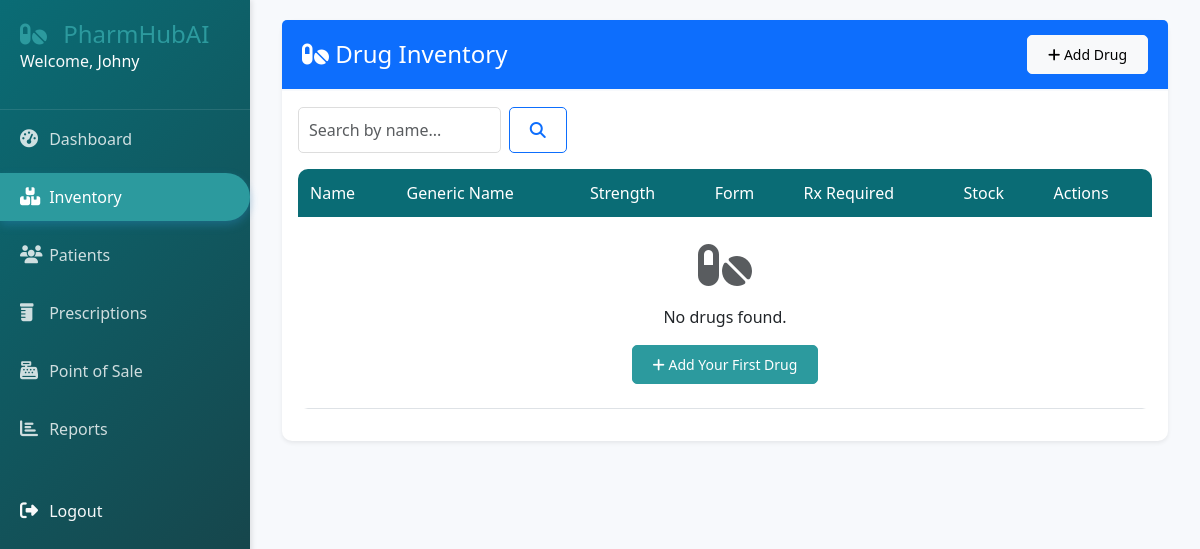
The app's page /inventory/ (signed in), older data.
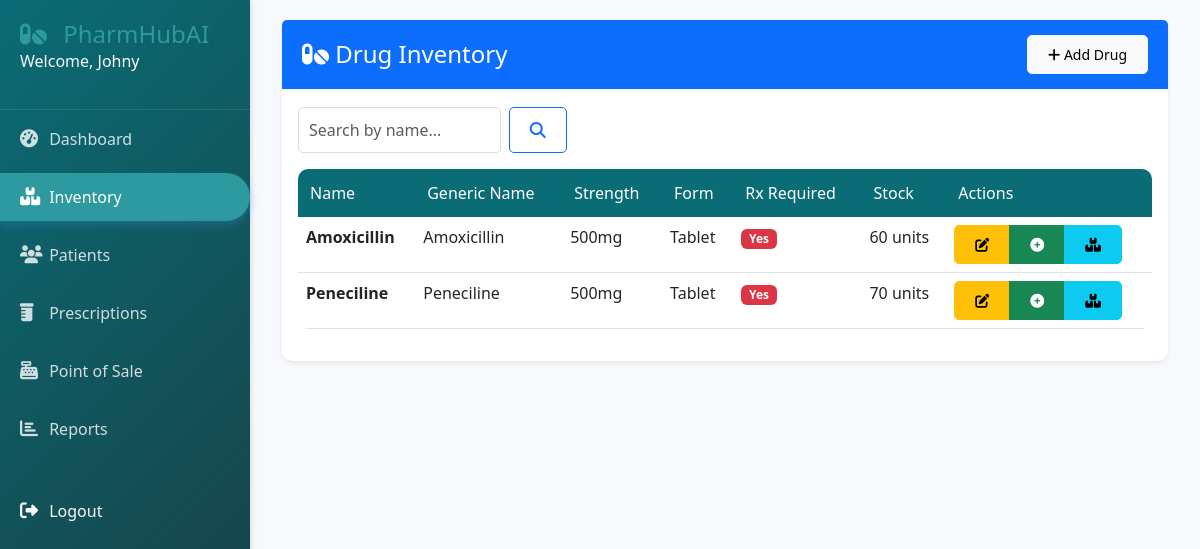
The same page, newer data.
### inventory/models.py (models this page shows, shortened)
class Drug(models.Model):
    DRUG_FORMS = (
        ('tablet', 'Tablet'),
        ('capsule', 'Capsule'),
        ('liquid', 'Liquid'),
        ('injection', 'Injection'),
        ('cream', 'Cream'),
        ('ointment', 'Ointment'),
        ('inhaler', 'Inhaler'),
    )
    pharmacy = models.ForeignKey('accounts.Pharmacy', on_delete=models.CASCADE, null=True)
    name = models.CharField(max_length=200)
    generic_name = models.CharField(max_length=200)
    rxcui = models.CharField(max_length=20, unique=True, null=True, blank=True)
    form = models.CharField(max_length=20, choices=DRUG_FORMS)
    strength = models.CharField(max_length=50)  # e.g., "500mg"
    manufacturer = models.CharField(max_length=200)
    description = models.TextField(blank=True)
    requires_prescription = models.BooleanField(default=True)
    training_id = models.CharField(max_length=50, blank=True, null=True, help_text="ID from training dataset")
    created_at = models.DateTimeField(auto_now_add=True)
    updated_at = models.DateTimeField(auto_now=True)
    class Meta:
        indexes = [
            models.Index(fields=['name']),
            models.Index(fields=['rxcui']),
        ]

### inventory/views.py (the view)
# urls.py: path('', views.inventory_list, name='list'),
@login_required
def inventory_list(request):
    if not request.pharmacy:
        messages.error(request, 'Pharmacy not found.')
        return redirect('dashboard')
    drugs = Drug.objects.filter(pharmacy=request.pharmacy)
    search_query = request.GET.get('search', '')
    if search_query:
        drugs = drugs.filter(
            Q(name__icontains=search_query) |
            Q(generic_name__icontains=search_query) |
            Q(manufacturer__icontains=search_query)
        )
    form_filter = request.GET.get('form', '')
    if form_filter:
        drugs = drugs.filter(form=form_filter)
    for drug in drugs:
        batches = drug.batches.all()
        drug.total_stock = sum(batch.quantity for batch in batches)
        drug.nearest_expiry = min([b.expiry_date for b in batches], default=None)
    context = {
        'drugs': drugs,
        'search_query': search_query,
        'form_filter': form_filter,
        'drug_forms': Drug.DRUG_FORMS,
    }
    return render(request, 'inventory/list.html', context)

### templates/inventory/list.html (shortened to what this page needs)
{% extends 'base.html' %}
{% load static %}
{% block content %}
<div class="container-fluid">
    <div class="card shadow-sm">
        <div class="card-header bg-primary text-white d-flex justify-content-between align-items-center">
            <h4 class="mb-0"><i class="fas fa-pills"></i> Drug Inventory</h4>
            <a href="{% url 'inventory:add' %}" class="btn btn-light btn-sm">
                <i class="fas fa-plus"></i> Add Drug
            </a>
        </div>
        <div class="card-body">
            <div class="row mb-3">
                <div class="col-md-4">
                    <form method="get" class="d-flex gap-2">
                        <input type="text" name="search" class="form-control" placeholder="Search by name..." value="{{ search_query }}">
                        <button type="submit" class="btn btn-outline-primary">
                            <i class="fas fa-search"></i>
                        </button>
                    </form>
                </div>
            </div>
            <div class="table-responsive">
                <table class="table table-hover">
                    <thead>
                        <tr>
                            <th>Name</th>
                            <th>Generic Name</th>
                            <th>Strength</th>
                            <th>Form</th>
                            <th>Rx Required</th>
                            <th>Stock</th>
                            <th>Actions</th>
                        </tr>
                    </thead>
                    <tbody>
                        {% for drug in drugs %}
                        <tr>
                            <td><strong>{{ drug.name }}</strong></td>
                            <td>{{ drug.generic_name|default:"-" }}</td>
                            <td>{{ drug.strength }}</td>
                            <td>{{ drug.get_form_display }}</td>
                            <td>
                                {% if drug.requires_prescription %}
                                    <span class="badge bg-danger">Yes</span>
                                {% else %}
                                    <span class="badge bg-success">No</span>
                                {% endif %}
                            </td>
                            <td>{{ drug.total_stock }} units</td>
                            <td>
                                <div class="btn-group" role="group">
                                    <a href="{% url 'inventory:edit' drug.id %}" class="btn btn-sm btn-warning" title="Edit">
                                        <i class="fas fa-edit"></i>
                                    </a>
                                    <a href="{% url 'inventory:add_batch' drug.id %}" class="btn btn-sm btn-success" title="Add Stock">
                                        <i class="fas fa-plus-circle"></i>
                                    </a>
                                    <button type="button" class="btn btn-sm btn-info view-stock-btn" data-drug-id="{{ drug.id }}" data-drug-name="{{ drug.name }}" title="View Stock">
                                        <i class="fas fa-boxes"></i>
                                    </button>
                                </div>
                            </td>
                        </tr>
                        {% empty %}
                        <tr>
                            <td colspan="7" class="text-center py-4">
                                <i class="fas fa-pills fa-3x text-muted mb-3"></i>
                                <p>No drugs found.</p>
                                <a href="{% url 'inventory:add' %}" class="btn btn-primary btn-sm">
                                    <i class="fas fa-plus"></i> Add Your First Drug
                                </a>
                            </td>
                        </tr>
                        {% endfor %}
                    </tbody>
                </table>
            </div>
        </div>
    </div>
</div>
{% endblock %}

Row changes from the older to the newer data that the page shows:
added Drug: name "Amoxicillin", generic_name "Amoxicillin", strength "500mg", form "Tablet", requires_prescription "Yes", total_stock "60"
added Drug: name "Peneciline", generic_name "Peneciline", strength "500mg", form "Tablet", requires_prescription "Yes", total_stock "70"
Text that changed along with them:
text no longer shown: "No drugs found. Add Your First Drug"
